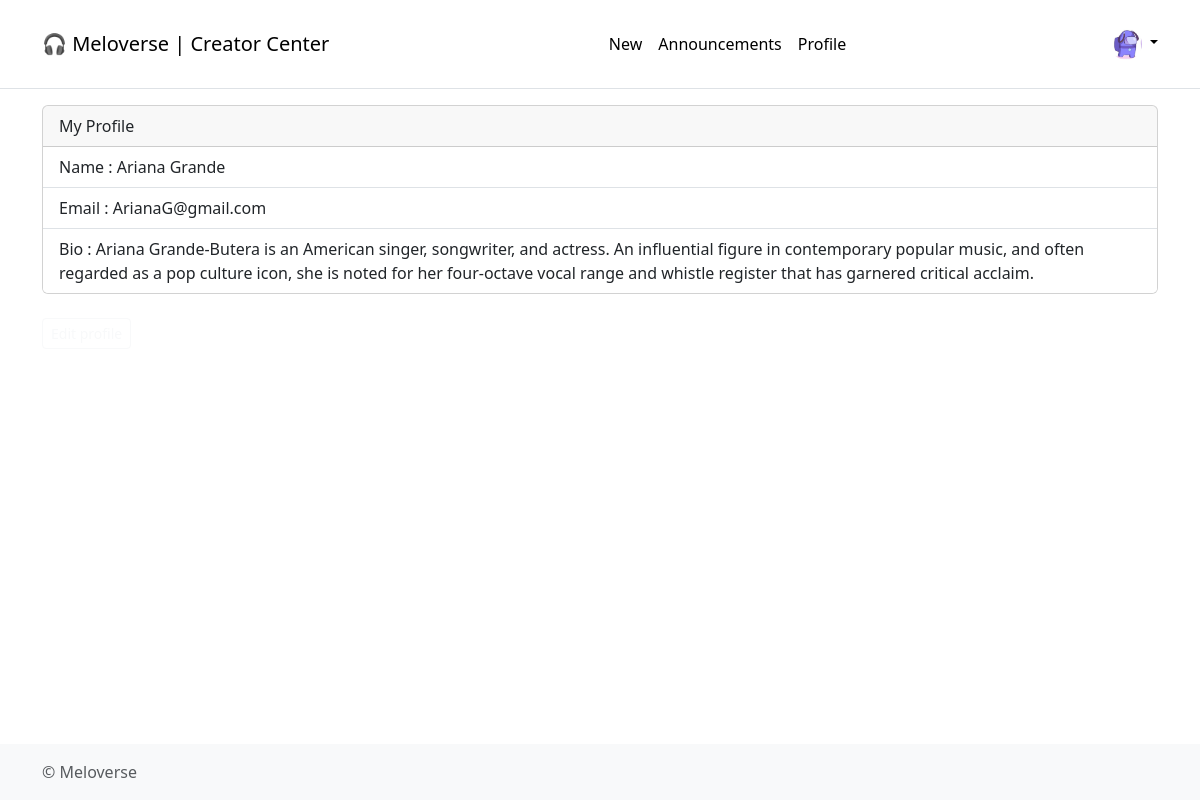
The page /creator_center/1/profile (signed in) on the database its author committed.
### application/models.py (models this page shows)
class Users(UserMixin, db.Model):
    __tablename__ = "users"
    id = db.Column(db.Integer, primary_key=True, autoincrement=True)
    username = db.Column(db.String(80), nullable=False)
    email = db.Column(db.String(120), unique=True, nullable=False)
    password = db.Column(db.String(120), nullable=False)
    role = db.Column(db.String(120), nullable=False, default="user")
    date_joined = db.Column(db.Date)

class Creator(db.Model):
    __tablename__ = "creator"
    creator_id = db.Column(db.Integer, db.ForeignKey("users.id"), primary_key=True)
    creator_name = db.Column(db.String, db.ForeignKey("users.username"))
    creator_email = db.Column(db.String, db.ForeignKey("users.email"))
    bio = db.Column(db.String)
    no_of_singles = db.Column(db.Integer, default=0)
    no_of_albums = db.Column(db.Integer, default=0)
    songs_published = db.Column(db.Integer, default=0)
    followers = db.Column(db.Integer, default=0)

### application/app_controllers/users.py (the view)
@user.route("creator_center/<user>/profile", methods=["GET", "POST"])
@login_required
def profile(user):
    if request.form.get("edit_profile") == "True":
        return redirect(url_for("user.edit_profile", user=current_user.username))
    creator = Creator.query.filter_by(creator_id=current_user.id).first()
    return render_template("creator/profile.html", bio=creator.bio)

### application/app_controllers/auth.py (called while the page is built)
@login_manager.user_loader
def loader_user(user_id):
    return Users.query.get(user_id)

### templates/creator/profile.html (shortened to what this page needs)
{% extends 'creator/creator_center.html' %}
{% block body %}
<div class="container">
<div class="card">
    <div class="card-header">
      My Profile
    </div>
    <ul class="list-group list-group-flush">
      <li class="list-group-item">Name : {{ current_user.username }}</li>
      <li class="list-group-item">Email : {{ current_user.email }}</li>
      <li class="list-group-item">Bio : {{ bio }}</li>
    </ul>
</div>
<br>
<form method="post" id="edit_profile">
<button class="btn btn-outline-light btn-sm" type="submit" name="edit_profile" value="True">Edit profile</button>
</form>
</div>
{% endblock %}

### static/styles/headerfooter.css (style rules this page uses)
body { display: flex; flex-direction: column; min-height: 100vh; margin: 0; }

### rows shown on the page
Users: username "Ariana Grande", email "ArianaG@gmail.com"
Creator: bio "Ariana Grande-Butera is an American singer, songwriter, and actress. An influential figure in contemporary popular music, and often regarded as a pop culture icon, she is noted for her four-octave vocal range and whistle register that has garnered critical acclaim."
